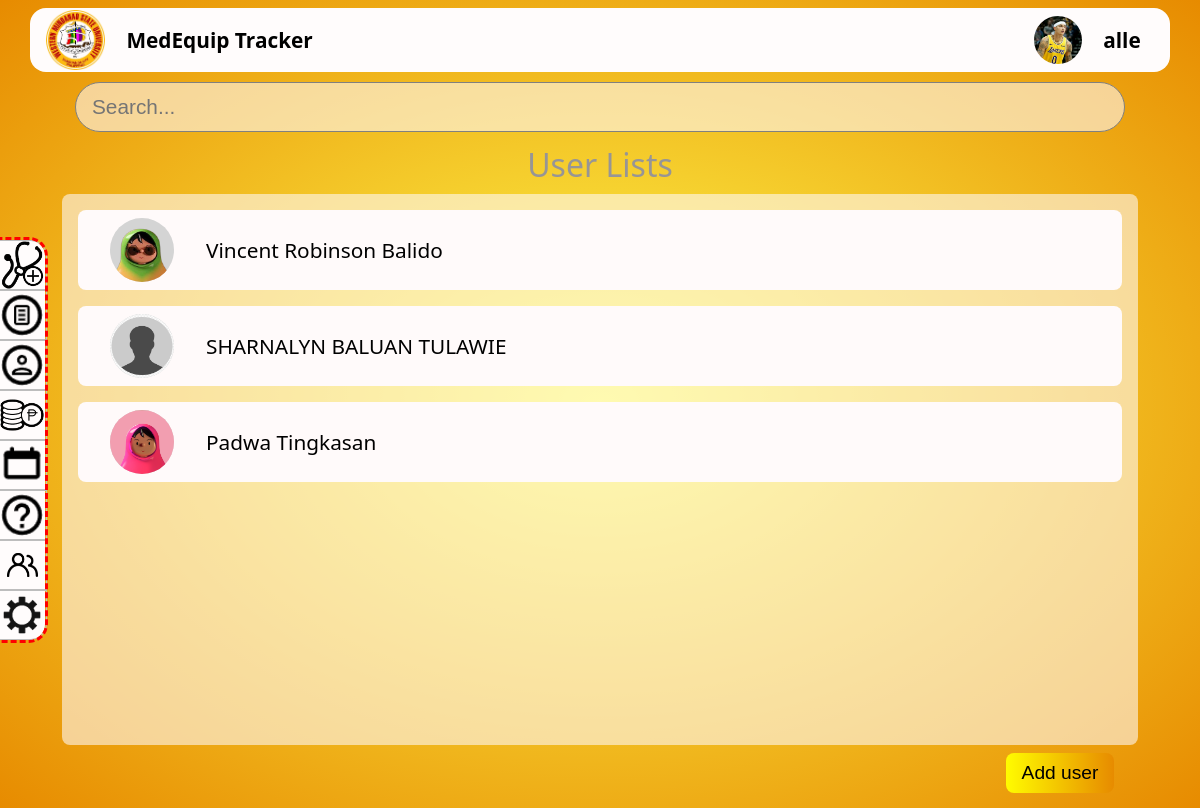
The page /admin panel/userAccount.php?id=1 (signed in) on the database its author committed.
### tables this page shows
CREATE TABLE `users` (
  `id` int(11) NOT NULL,
  `fullname` varchar(255) NOT NULL,
  `email` varchar(255) NOT NULL,
  `password` varchar(255) NOT NULL,
  `role` enum('admin','user','anonymous') NOT NULL DEFAULT 'anonymous',
  `contact` varchar(15) DEFAULT NULL,
  `department` varchar(255) DEFAULT NULL,
  `profile_img` varchar(255) DEFAULT NULL,
  `username` varchar(255) DEFAULT NULL,
  `gender` varchar(10) DEFAULT NULL,
  `address` varchar(100) DEFAULT NULL
);

### functions/header.php (called while the page is built, shortened)
<?php
$id = isset($_GET['id']) ? $_GET['id'] : null;
function getUserInfo($conn, $id) {
    $sql = "SELECT * FROM users WHERE id = '$id'";
    $result = $conn->query($sql);
    if ($result && $result->num_rows > 0) {
        return $result->fetch_assoc();
    } else {
        return null;
    }
}
$userInfo = getUserInfo($conn, $id);
?>

### authentication/auth.php (called while the page is built, shortened)
<?php
$userID = $_SESSION['user_id'];
?>

### admin panel/userAccount.php (the view, shortened to what this page needs)
<?php
include_once '../dbConfig/dbconnect.php';
include_once '../functions/header.php';
$sql = "SELECT * FROM users WHERE role = 'user'";
$result = $conn->query($sql);
if ($result->num_rows > 0) {
    $users = array();
    while ($row = $result->fetch_assoc()) {
        $users[] = $row;
    }
} else {
    $users = array();
}
?>
<!DOCTYPE html>
<html lang="en">
<head>
    <link rel="stylesheet" href="../assets/css/index.css">
    <link rel="stylesheet" href="../assets/css/userAccount.css">
</head>
<body id="body">
    <div class="container1">
        <div class="headerContainer">
            <div class="subHeaderContainer">
                <div class="imageContainer">
                    <div class="subImageContainer">
                        <img class="image" src="../assets/img/medLogo.png" alt="">
                    </div>
                    <div class="nameContainer">
                        <p class="companyName">MedEquip Tracker</p>
                    </div>
                </div>
                <div class="profileContainer">
                <div class="subProfileContainer">
                        <?php
                            if (!empty($userInfo['profile_img'])) {
                                echo '<img class="headerImg" src="../uploads/' . $userInfo['profile_img'] . '" alt="Profile Image">';
                            } else {
                                echo '<img class="headerImg" src="../assets/img/person-circle.png" alt="Mountain Placeholder">';
                            }
                        ?>
                        </div>
                        <div class="subProfileContainer">
                        <p class="adminName"><?php echo $userInfo['username'] ?? ''; ?></p>
                    </div>
                </div>
            </div>
            <?php include('sidebar.php'); ?>
        </div>
        <div class="container">
           <div class="searchBarContainer">
                <input class="searchBar" placeholder="Search..." type="text">
           </div>
           <h2>User Lists</h2>
           <div class="userContainer">
               <?php foreach ($users as $user): ?>
                <a class="link" href="../admin panel/viewUserEquip.php?id=<?php echo $user['id']; ?>">
                    <div class="subUserContainer">
                        <div class="imageContainer2">
                            <div class="subImageContainer2">
                                <?php if (!empty($user['profile_img'])): ?>
                                    <img class="profile_img" src="../uploads/<?php echo $user['profile_img']; ?>" alt="">
                                <?php else: ?>
                                    <img class="profile_img" src="../assets/img/pp_placeholder.png" alt="Placeholder">
                                <?php endif; ?>
                            </div>
                        </div>
                        <div class="nameContainer1">
                            <p><?php echo $user['fullname']; ?></p>
                        </div>
                    </div>
                </a>
                <?php endforeach; ?>
            </div>
            <div class="addIcon">
                <div class="subAddIcon">
                    <a href="../admin panel/addUser.php?id=<?php echo $userID; ?>">
                        <button class="addButton" >Add user</button>
                    </a>
                 </div>
            </div>
        </div>
    </div>
</body>
</html>

### assets/css/index.css (style rules this page uses)
* { margin: 0; padding: 0; }
body { background: radial-gradient(rgb(255,252,0, 0.7), rgb(231, 139, 0)); font-family: system-ui, -apple-system; }
.headerContainer { height: 5rem; width: 100%; display: flex; justify-content: center; align-items: center; }
.subHeaderContainer { height: 4rem; width: 90%; border-radius: 1rem; backdrop-filter: blur(1rem); background-color: rgb(255,252,252); display: flex; flex-direction: row; justify-content: space-between; }
.imageContainer { height: 100%; width: 12rem; display: flex; flex-direction: row; }
.subImageContainer { height: 100%; width: 8rem; margin-left: 1rem; display: flex; justify-content: center; align-items: center; }
.nameContainer { height: 100%; width: 14rem; }
.nameContainer p { font-size: 1.3rem; }
.profileContainer { height: 100%; width: 12rem; display: flex; flex-direction: row; justify-content: right; cursor: pointer; }
.subProfileContainer { height: 100%; width: 4rem; display: flex; justify-content: center; align-items: center; }
.headerImg { border-radius: 5rem; width: 3rem; height: 3rem; }
.profileContainer p { font-size: 1.3rem; }
.image { height: 3.7rem; }
.companyName { display: none; }
.adminName, .userName { display: none; }
.container { height: 91vh; display: flex; flex-direction: column; align-items: center; }
.searchBarContainer { height: 4rem; width: 100%; display: flex; justify-content: center; align-items: center; }
.searchBar { height: 3rem; width: 86%; border-radius: 10rem; border: solid gray 1px; padding-left: 1rem; font-size: 1.3rem; background-color: rgba(255, 250, 250, 0.582); }
@media only screen and (min-width: 1025px) and (max-width: 1440px) { .subHeaderContainer { width: 95%; display: flex; justify-content: space-between; } }
@media only screen and (min-width: 1025px) and (max-width: 1440px) { .adminName, .userName { display: block; } }
@media only screen and (min-width: 1025px) and (max-width: 1440px) { .companyName { display: block; justify-content: center; align-items: center; } }
@media only screen and (min-width: 1025px) and (max-width: 1440px) { .nameContainer { display: flex; justify-content: center; align-items: center; width: 18rem; margin-left: 1rem; font-weight: bold; font-size: 1.5rem; } }
@media only screen and (min-width: 1025px) and (max-width: 1440px) { .adminName, .userName { font-weight: bold; font-size: 1.5rem; } }
@media only screen and (min-width: 1025px) and (max-width: 1440px) { .profileContainer { padding-right: 1rem; } }
@media only screen and (min-width: 1025px) and (max-width: 1440px) { .imageContainer { width: 18rem; } }
@media only screen and (min-width: 1025px) and (max-width: 1440px) { .subImageContainer { width: 4rem; } }

### assets/css/userAccount.css (style rules this page uses)
.userContainer { height: 38rem; width: 87%; padding: 0.5rem; background-color: rgba(255, 250, 250, 0.582); border-radius: 0.5rem; overflow: auto; justify-content: space-around; position: relative; padding: 1rem; flex-direction: column; }
h2 { font-size: 2rem; font-weight: lighter; font-family: system-ui, -apple-system; padding: 0.5rem; color: #979595; }
.subUserContainer { height: 5rem; width: 100%; border-radius: 0.5rem; background-color: snow; display: flex; flex-direction: row; overflow: auto; cursor: pointer; margin-bottom: 1rem; }
.imageContainer2 { height: 100%; width: 8rem; display: flex; justify-content: center; align-items: center; }
.subImageContainer2 { height: 4rem; width: 4rem; border-radius: 5rem; background-color: rgb(212, 212, 212); }
.nameContainer1 { height: 100%; width: 64.1%; display: flex; align-items: center; font-size: 1.3rem; }
.profile_img { height: 100%; width: 100%; border-radius: 5rem; }
.link { width: 100%; height: 8rem; text-decoration: none; color: black; }
.addIcon { height: 4rem; width: 100%; display: flex; justify-content: right; align-items: center; margin-top: 0.5rem; }
.subAddIcon { height: 3rem; width: 10rem; margin-right: 5%; margin-top: -2%; cursor: pointer; transition: all 0.15s; display: flex; justify-content: center; align-items: center; font-size: 2rem; }
.addButton { height: 2.5rem; width: 100%; font-size: 1.2rem; border-radius: 0.5rem; border: none; background: linear-gradient(to right, rgb(255,252,0), rgb(231, 139, 0)); cursor: pointer; padding: 0.5rem 1rem; }

### rows shown on the page
users: profile_img (picture), username "alle"
users: profile_img (picture), fullname "Vincent Robinson Balido"
users: fullname "SHARNALYN BALUAN TULAWIE"
users: profile_img (picture), fullname "Padwa Tingkasan"
